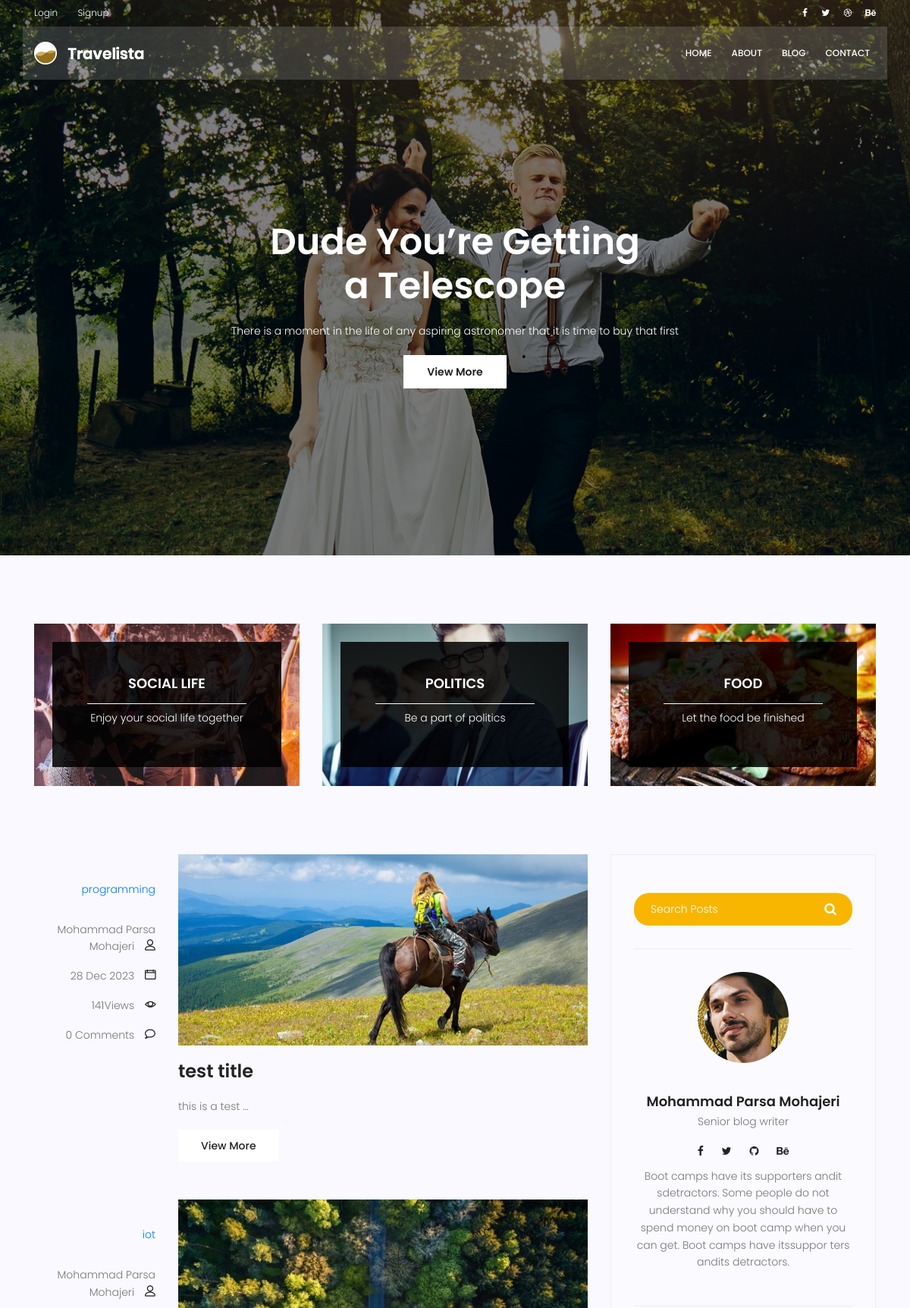
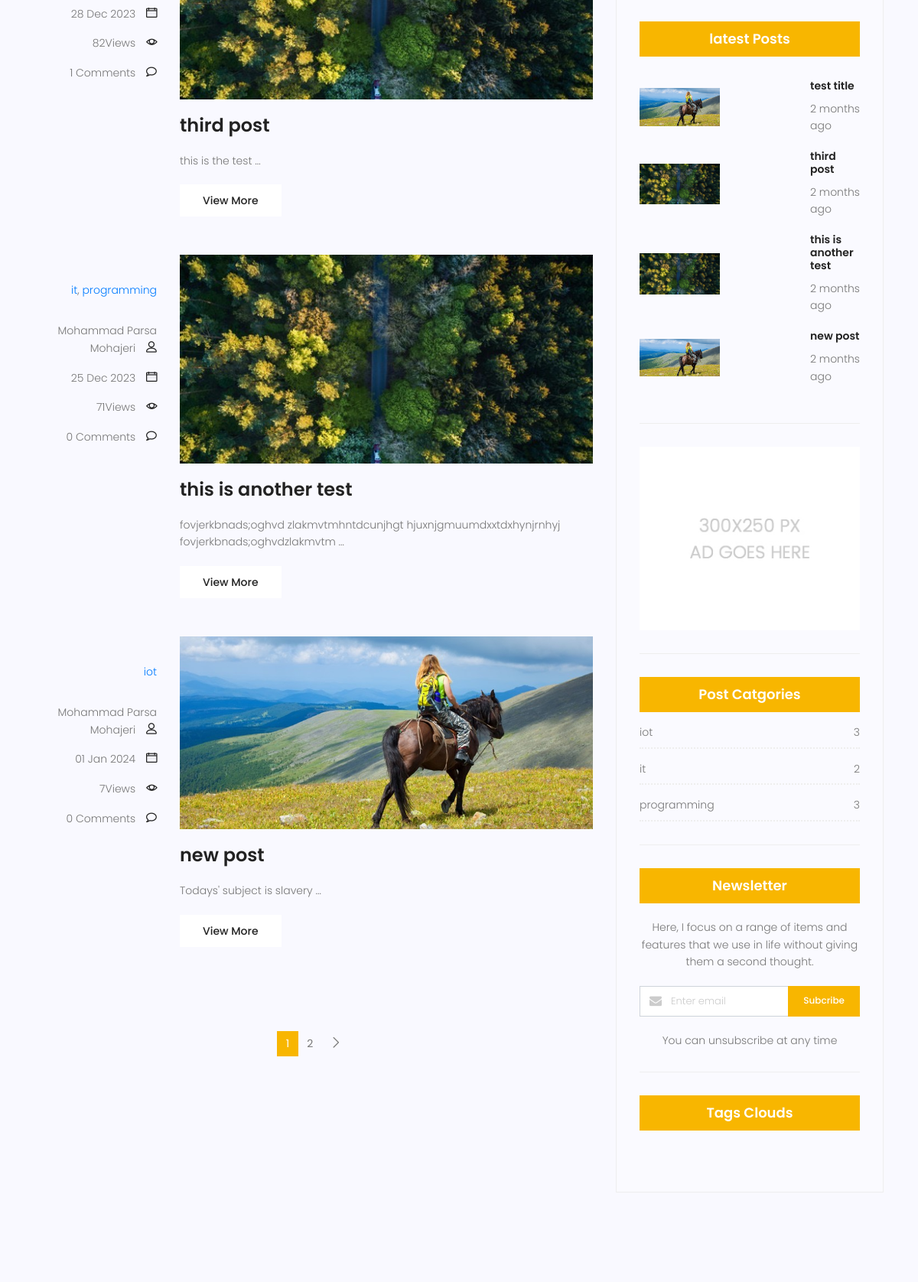
Screenshot of /blog/ (upper part) with the database file from the repository (2 pictures, top to bottom).
### blog/models.py (models this page shows, shortened)
class Category(models.Model):
    name=models.CharField(max_length=255)
    def __str__(self):
        return self.name

class Post (models.Model):
    image=models.ImageField(upload_to='blog/',default='blog/defalt.jpg')
    author=models.ForeignKey(User,on_delete=models.SET_NULL,null=True)
    title=models.CharField(max_length=255)
    content=models.TextField()
    tags = TaggableManager()
    category=models.ManyToManyField(Category)
    counted_views=models.IntegerField(default=0)
    status=models.BooleanField(default=False)
    login_require=models.BooleanField(default=False)
    published_date=models.DateTimeField(null=True)
    created_date=models.DateTimeField(auto_now_add=True)
    updated_date=models.DateTimeField(auto_now=True)
    class Meta:
        ordering=('created_date',)

### blog/views.py (the view)
# urls.py: path('',blog_view, name='index'),
def blog_view(request,**kwargs):
    posts=Post.objects.filter(status=1,published_date__lte=timezone.now())
    if kwargs.get('cat_name')!=None:
        posts=posts.filter(category__name=kwargs['cat_name'])
    if kwargs.get('author_username')!=None:
        posts=posts.filter(author__username=kwargs['author_username'])
    if kwargs.get('tag_name')!=None:
        posts=posts.filter(tags__name__in=[kwargs['tag_name']])
    posts=Paginator(posts,4)
    try:
        page_number=request.GET.get('page')
        posts=posts.get_page(page_number)
    except PageNotAnInteger:
        posts=posts.get_page(1)
    except EmptyPage :
        posts=posts.get_page(1)
    context={'posts':posts}
    return render(request,'blog/blog-home.html',context)

### blog/templatetags/blog_tags.py (called while the page is built)
@register.simple_tag(name='comments_count')
def commnets_count(pid):
    return Comment.objects.filter(post=pid,approved=True).count()

@register.inclusion_tag('blog/blog-post-categories.html')
def postcategories():
    posts=Post.objects.filter(status=1)
    categories=Category.objects.all()
    cat_dict={}
    for name in categories:
        cat_dict[name]=posts.filter(category=name).count()
    return {'categories':cat_dict}

### templates/blog/blog-home.html (shortened to what this page needs)
{% extends 'base.html' %}
{% load static %}
{% load blog_tags %}
{% block content %}
			<section class="banner-area relative blog-home-banner" id="home">
				<div class="overlay overlay-bg"></div>
				<div class="container">
					<div class="row d-flex align-items-center justify-content-center">
						<div class="about-content blog-header-content col-lg-12">
							<h1 class="text-white">
								Dude You’re Getting
								a Telescope
							</h1>
							<p class="text-white">
								There is a moment in the life of any aspiring astronomer that it is time to buy that first
							</p>
							<a href="blog-single.html" class="primary-btn">View More</a>
						</div>
					</div>
				</div>
			</section>
			<section class="top-category-widget-area pt-90 pb-90 ">
				<div class="container">
					<div class="row">
						<div class="col-lg-4">
							<div class="single-cat-widget">
								<div class="content relative">
									<div class="overlay overlay-bg"></div>
								    <a href="#" target="_blank">
								      <div class="thumb">
								  		 <img class="content-image img-fluid d-block mx-auto" src="{% static 'img/blog/cat-widget1.jpg' %}" alt="">
								  	  </div>
								      <div class="content-details">
								        <h4 class="content-title mx-auto text-uppercase">Social life</h4>
								        <span></span>
								        <p>Enjoy your social life together</p>
								      </div>
								    </a>
								</div>
							</div>
						</div>
						<div class="col-lg-4">
							<div class="single-cat-widget">
								<div class="content relative">
									<div class="overlay overlay-bg"></div>
								    <a href="#" target="_blank">
								      <div class="thumb">
								  		 <img class="content-image img-fluid d-block mx-auto" src="{% static 'img/blog/cat-widget2.jpg' %}" alt="">
								  	  </div>
								      <div class="content-details">
								        <h4 class="content-title mx-auto text-uppercase">Politics</h4>
								        <span></span>
								        <p>Be a part of politics</p>
								      </div>
								    </a>
								</div>
							</div>
						</div>
						<div class="col-lg-4">
							<div class="single-cat-widget">
								<div class="content relative">
									<div class="overlay overlay-bg"></div>
								    <a href="#" target="_blank">
								      <div class="thumb">
								  		 <img class="content-image img-fluid d-block mx-auto" src="{% static 'img/blog/cat-widget3.jpg' %}" alt="">
								  	  </div>
								      <div class="content-details">
								        <h4 class="content-title mx-auto text-uppercase">Food</h4>
								        <span></span>
								        <p>Let the food be finished</p>
								      </div>
								    </a>
								</div>
							</div>
						</div>
					</div>
				</div>
			</section>
			<section class="post-content-area">
				<div class="container">
					<div class="row">
						<div class="col-lg-8 posts-list">
							{% for post in posts %}
							<div class="single-post row">
								<div class="col-lg-3  col-md-3 meta-details">
									<ul class="tags">
										{% for cat in post.category.all %}
											<a href="{% url 'blog:category' cat_name=cat.name %}"> {{cat.name}}</a>{% if not forloop.last %},{% endif %}
										{% endfor %}
									</ul>
									<div class="user-details row">
										<p class="user-name col-lg-12 col-md-12 col-6"><a href="{% url 'blog:author' author_username=post.author.username %}">{{post.author.get_full_name}}</a> <span class="lnr lnr-user"></span></p>
										<p class="date col-lg-12 col-md-12 col-6"><a href="#">{{post.published_date|date:"d M Y"}}</a> <span class="lnr lnr-calendar-full"></span></p>
										<p class="view col-lg-12 col-md-12 col-6"><a href="#">{{post.counted_views}}Views</a> <span class="lnr lnr-eye"></span></p>
										<p class="comments col-lg-12 col-md-12 col-6"><a href="#">{% comments_count post.id %} Comments</a> <span class="lnr lnr-bubble"></span></p>
									</div>
								</div>
								<div class="col-lg-9 col-md-9 ">
									<div class="feature-img">
										<img class="img-fluid" src="{{post.image.url}}" alt="">
									</div>
									<a class="posts-title" href="{% url 'blog:single' pid=post.id %}"><h3>{{post.title}}</h3></a>
									<p class="excert">
										{{post.content|truncatewords:4}}
									</p>
									<a href="{% url 'blog:single' pid=post.id %}" class="primary-btn">View More</a>
								</div>
							</div>
							{% endfor %}
		                    <nav class="blog-pagination justify-content-center d-flex">
		                        <ul class="pagination">
									{% for i in posts.paginator.page_range %}
									{% if posts.number == i %}
										<li class="page-item active"><a href="?page={{i}}" class="page-link">{{i}}</a></li>
										{% else %}
										<li class="page-item"><a href="?page={{i}}" class="page-link">{{i}}</a></li>
									{% endif %}
									{% endfor %}
										{% if posts.has_next %}
		                                <a href="?page={{ posts.next_page_number }}" class="page-link" aria-label="Next">
		                                    <span aria-hidden="true">
		                                        <span class="lnr lnr-chevron-right"></span>
		                                    </span>
		                                </a>
										{% endif %}
		                        </ul>
							</nav>
						</div>
						<div class="col-lg-4 sidebar-widgets">
							<div class="widget-wrap">
								{% include 'blog/blog-search.html' %}
								{% include 'blog/blog-writer.html' %}
								{% include 'blog/blog-popular-posts.html' %}
								{% include 'blog/blog-ads.html' %}
								{% postcategories %}
								{% include 'blog/blog-newsletter.html' %}
								{% include 'blog/blog-tags.html' %}
							</div>
						</div>
					</div>
				</div>
			</section>
			{% endblock %}

### templates/blog/blog-popular-posts.html
{% load humanize %}
{% load static %}
<div class="single-sidebar-widget popular-post-widget">
    <h4 class="popular-title">latest Posts</h4>
    <div class="popular-post-list">
        {% for post in posts %}
        <div class="single-post-list d-flex flex-row align-items-center">
            <div class="thumb">
                <img class="img-fluid" src="{{post.image.url}}" alt="">
            </div>
            <div class="details">
                <a href="{% url 'blog:single' pid=post.id %}"><h6>{{post.title}}</h6></a>
                <p>{{post.published_date|naturaltime}}</p>
            </div>
        </div>
        {% endfor %}
    </div>
</div>

### templates/blog/blog-post-categories.html
<div class="single-sidebar-widget post-category-widget">
    <h4 class="category-title">Post Catgories</h4>
    <ul class="cat-list">
        {% for name,count in categories.items %}
        <li>
            <a href="{% url 'blog:category' cat_name=name %}" class="d-flex justify-content-between">
                <p>{{name}}</p>
                <p>{{count}}</p>
            </a>
        </li>
        {% endfor %}
    </ul>
</div>

### rows the page displays
Post: author.get_full_name "Mohammad Parsa Mohajeri", published_date "28 Dec 2023", counted_views "141", id "0", image (picture), title "test title", content "this is a test …", published_date "2 months ago"
Category: name "programming", id "3"
Post: author.get_full_name "Mohammad Parsa Mohajeri", published_date "28 Dec 2023", counted_views "82", id "1", image (picture), title "third post", content "this is the test …", published_date "2 months ago"
Category: name "iot", count "3"
Post: author.get_full_name "Mohammad Parsa Mohajeri", published_date "25 Dec 2023", counted_views "71", id "0", image (picture), title "this is another test", content "fovjerkbnads;oghvd zlakmvtmhntdcunjhgt hjuxnjgmuumdxxtdxhynjrnhyj fovjerkbnads;oghvdzlakmvtm …", published_date "2 months ago"
Category: name "it", id "2"
Post: author.get_full_name "Mohammad Parsa Mohajeri", published_date "01 Jan 2024", counted_views "7", id "0", image (picture), title "new post", content "Todays' subject is slavery …", published_date "2 months ago"

### other values shown
{{ i }} "1"
{{ i }} "2"
